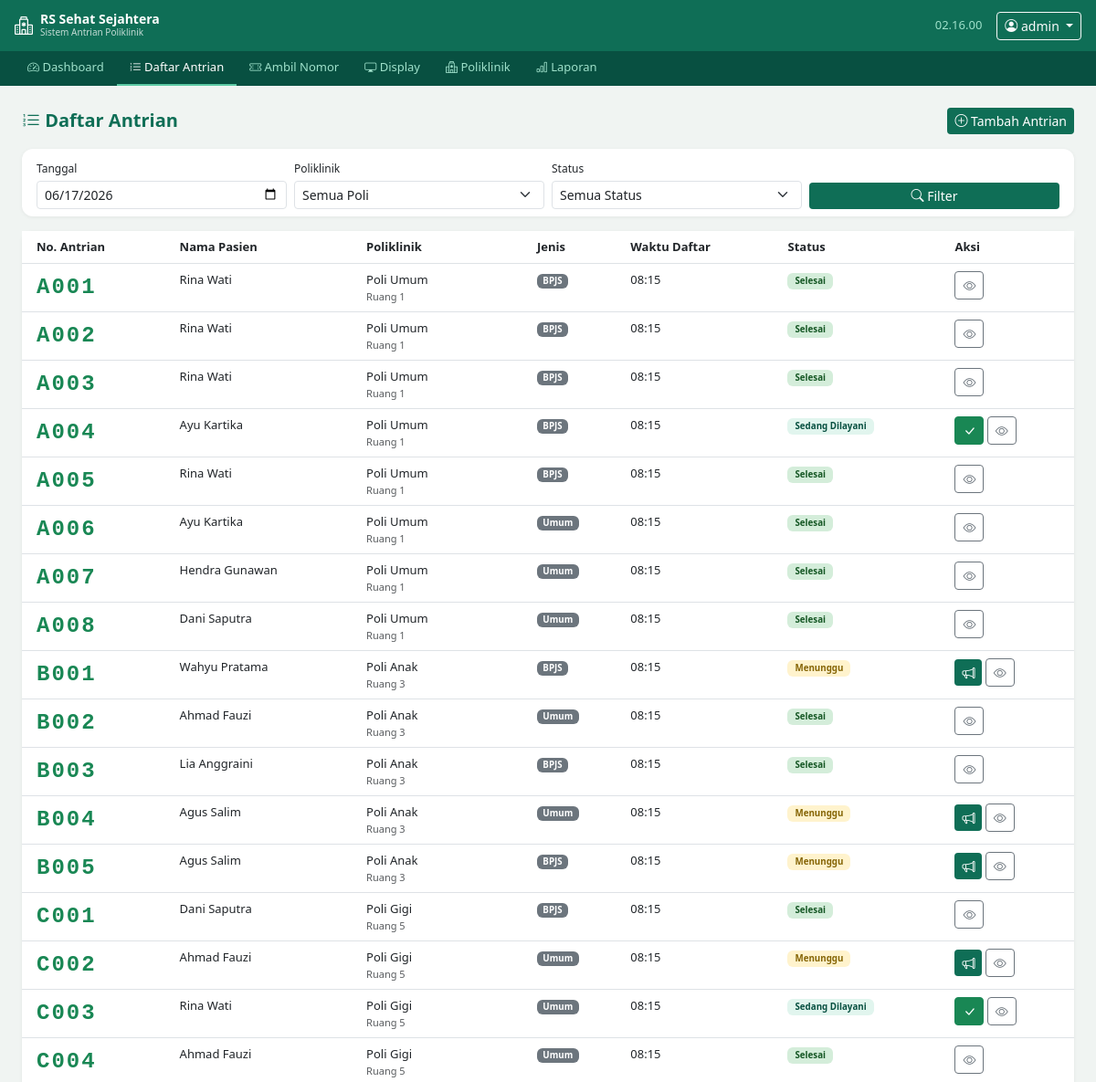
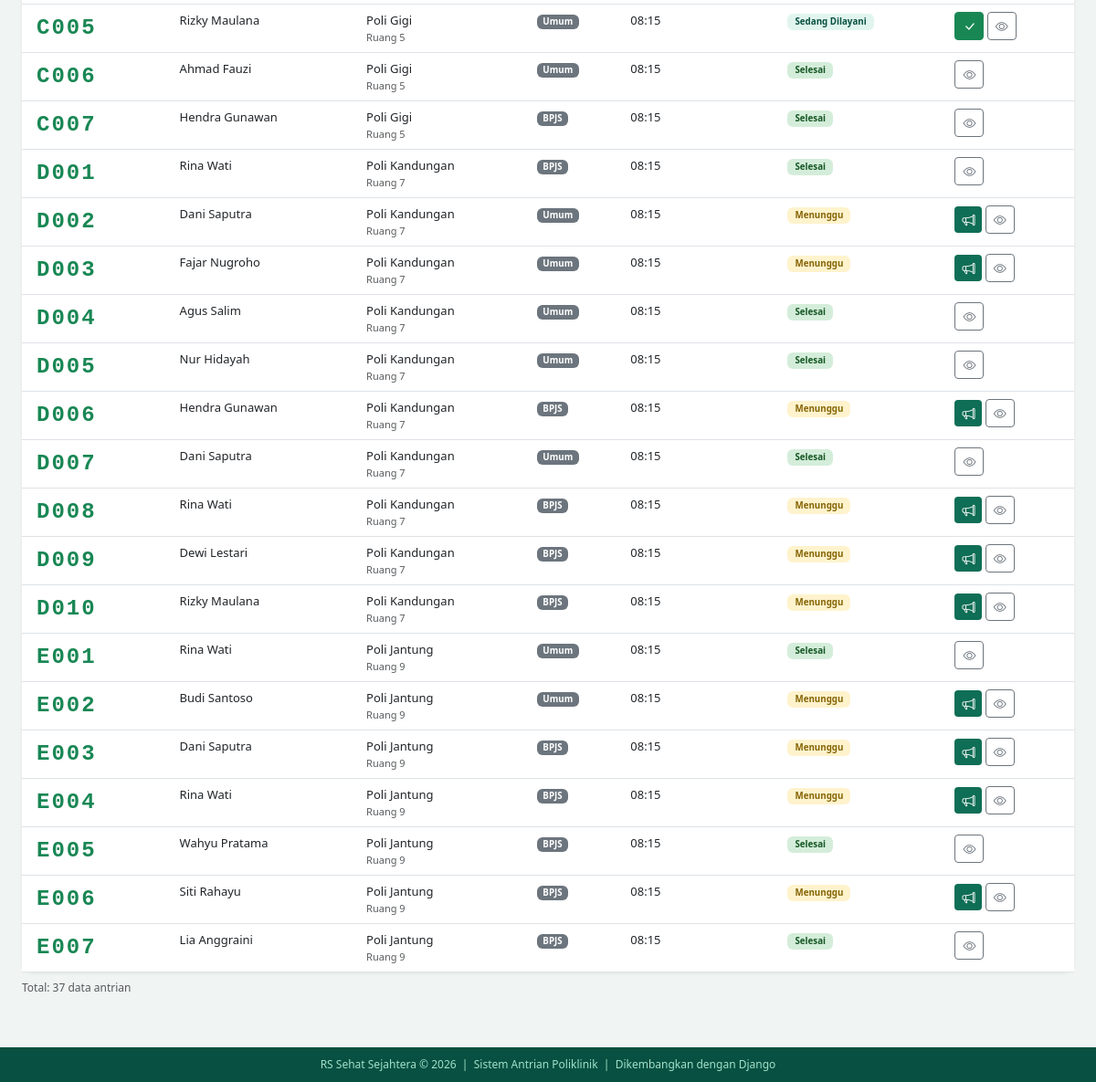
The app's page /daftar-antrian/ (signed in) with its own data (2 pictures, top to bottom).
### antrian/models.py (models this page shows, shortened)
class Antrian(models.Model):
    STATUS_CHOICES = [
        ('menunggu', 'Menunggu'),
        ('dipanggil', 'Dipanggil'),
        ('dilayani', 'Sedang Dilayani'),
        ('selesai', 'Selesai'),
        ('batal', 'Batal / Tidak Hadir'),
    ]
    poliklinik = models.ForeignKey(Poliklinik, on_delete=models.CASCADE)
    pasien = models.ForeignKey(Pasien, on_delete=models.CASCADE, null=True, blank=True)
    nama_pasien = models.CharField(max_length=150)
    nik = models.CharField(max_length=16, blank=True)
    jenis_pasien = models.CharField(max_length=10, choices=Pasien.JENIS_CHOICES, default='umum')
    keluhan = models.TextField(blank=True)
    nomor_urut = models.PositiveIntegerField()
    kode_antrian = models.CharField(max_length=10)
    tanggal = models.DateField(default=timezone.localdate)
    waktu_daftar = models.DateTimeField(auto_now_add=True)
    waktu_panggil = models.DateTimeField(null=True, blank=True)
    waktu_selesai = models.DateTimeField(null=True, blank=True)
    status = models.CharField(max_length=15, choices=STATUS_CHOICES, default='menunggu')
    catatan_dokter = models.TextField(blank=True)
    class Meta:
        verbose_name = 'Antrian'
        verbose_name_plural = 'Antrian'
        ordering = ['tanggal', 'poliklinik', 'nomor_urut']
        unique_together = ['poliklinik', 'tanggal', 'nomor_urut']

class Poliklinik(models.Model):
    KODE_CHOICES = [
        ('A', 'Poli Umum'),
        ('B', 'Poli Anak'),
        ('C', 'Poli Gigi'),
        ('D', 'Poli Kandungan'),
        ('E', 'Poli Jantung'),
        ('F', 'Poli Mata'),
    ]
    kode = models.CharField(max_length=2, unique=True)
    nama = models.CharField(max_length=100)
    ruangan = models.CharField(max_length=20, default='Ruang 1')
    dokter = models.CharField(max_length=100, blank=True)
    aktif = models.BooleanField(default=True)
    class Meta:
        verbose_name = 'Poliklinik'
        verbose_name_plural = 'Poliklinik'
        ordering = ['kode']

### antrian/views.py (the view)
# urls.py: path('daftar-antrian/', views.daftar_antrian, name='daftar_antrian'),
@login_required
def daftar_antrian(request):
    hari_ini = timezone.localdate()
    tanggal = request.GET.get('tanggal', str(hari_ini))
    poli_id = request.GET.get('poli', '')
    status_filter = request.GET.get('status', '')
    antrian_qs = Antrian.objects.filter(tanggal=tanggal).select_related('poliklinik')
    if poli_id:
        antrian_qs = antrian_qs.filter(poliklinik_id=poli_id)
    if status_filter:
        antrian_qs = antrian_qs.filter(status=status_filter)
    context = {
        'antrian_list': antrian_qs.order_by('poliklinik__kode', 'nomor_urut'),
        'poliklinik_list': Poliklinik.objects.filter(aktif=True),
        'tanggal': tanggal,
        'poli_id': poli_id,
        'status_filter': status_filter,
        'status_choices': Antrian.STATUS_CHOICES,
    }
    return render(request, 'antrian/daftar_antrian.html', context)

### antrian/templates/antrian/daftar_antrian.html (shortened to what this page needs)
{% extends 'antrian/base.html' %}
{% block content %}
<div class="d-flex justify-content-between align-items-center mb-3">
  <h5 class="mb-0 fw-bold" style="color:#0F6E56"><i class="bi bi-list-ol"></i> Daftar Antrian</h5>
  <a href="{% url 'ambil_antrian' %}" class="btn btn-rs btn-sm"><i class="bi bi-plus-circle"></i> Tambah Antrian</a>
</div>
<div class="card mb-3">
  <div class="card-body py-2">
    <form method="get" class="row g-2 align-items-end">
      <div class="col-md-3">
        <label class="form-label mb-1" style="font-size:12px">Tanggal</label>
        <input type="date" name="tanggal" value="{{ tanggal }}" class="form-control form-control-sm">
      </div>
      <div class="col-md-3">
        <label class="form-label mb-1" style="font-size:12px">Poliklinik</label>
        <select name="poli" class="form-select form-select-sm">
          <option value="">Semua Poli</option>
        </select>
      </div>
      <div class="col-md-3">
        <label class="form-label mb-1" style="font-size:12px">Status</label>
        <select name="status" class="form-select form-select-sm">
          <option value="">Semua Status</option>
        </select>
      </div>
      <div class="col-md-3">
        <button type="submit" class="btn btn-rs btn-sm w-100"><i class="bi bi-search"></i> Filter</button>
      </div>
    </form>
  </div>
</div>
<div class="card">
  <div class="card-body p-0">
    <div class="table-responsive">
      <table class="table table-hover mb-0" style="font-size:13px">
        <thead style="background:#f8f9fa">
          <tr>
            <th class="ps-3">No. Antrian</th>
            <th>Nama Pasien</th>
            <th>Poliklinik</th>
            <th>Jenis</th>
            <th>Waktu Daftar</th>
            <th>Status</th>
            <th>Aksi</th>
          </tr>
        </thead>
        <tbody>
          {% for a in antrian_list %}
          <tr>
            <td class="ps-3"><span class="nomor-antrian text-success">{{ a.kode_antrian }}</span></td>
            <td>
              <div class="fw-500">{{ a.nama_pasien }}</div>
            </td>
            <td>
              <div>{{ a.poliklinik.nama }}</div>
              <div class="text-muted" style="font-size:11px">{{ a.poliklinik.ruangan }}</div>
            </td>
            <td><span class="badge bg-secondary">{{ a.get_jenis_pasien_display }}</span></td>
            <td>{{ a.waktu_daftar|time:"H:i" }}</td>
            <td>
              <span class="badge badge-{{ a.status }} px-2 py-1">{{ a.get_status_display }}</span>
            </td>
            <td>
              {% if a.status == 'menunggu' %}
              <a href="{% url 'panggil_antrian' a.pk %}" class="btn btn-sm btn-rs" title="Panggil"><i class="bi bi-megaphone"></i></a>
              {% elif a.status == 'dipanggil' or a.status == 'dilayani' %}
              <a href="{% url 'selesai_antrian' a.pk %}" class="btn btn-sm btn-success" title="Selesai"><i class="bi bi-check-lg"></i></a>
              {% endif %}
              <a href="{% url 'detail_antrian' a.pk %}" class="btn btn-sm btn-outline-secondary" title="Detail"><i class="bi bi-eye"></i></a>
            </td>
          </tr>
          {% endfor %}
        </tbody>
      </table>
    </div>
  </div>
</div>
<div class="text-muted mt-2" style="font-size:12px">Total: {{ antrian_list|length }} data antrian</div>
{% endblock %}

### antrian/templates/antrian/base.html (shortened to what this page needs)
<!DOCTYPE html>
<html lang="id">
<head>
  <link href="https://cdn.jsdelivr.net/npm/bootstrap@5.3.0/dist/css/bootstrap.min.css" rel="stylesheet">
  <link href="https://cdn.jsdelivr.net/npm/bootstrap-icons@1.11.0/font/bootstrap-icons.css" rel="stylesheet">
</head>
<body>
<nav class="navbar navbar-expand-lg navbar-rs px-3">
  <a class="navbar-brand d-flex align-items-center gap-2" href="{% url 'dashboard' %}">
    <i class="bi bi-hospital fs-5"></i>
    <div>
      <div style="font-size:14px;font-weight:600;line-height:1">RS Sehat Sejahtera</div>
      <div style="font-size:10px;opacity:.75">Sistem Antrian Poliklinik</div>
    </div>
  </a>
  <div class="ms-auto d-flex align-items-center gap-3">
    <span class="navbar-text" id="jam-navbar"></span>
    {% if user.is_authenticated %}
    <div class="dropdown">
      <button class="btn btn-sm btn-outline-light dropdown-toggle" data-bs-toggle="dropdown">
        <i class="bi bi-person-circle"></i> {{ user.username }}
      </button>
    </div>
    {% endif %}
  </div>
</nav>
{% if user.is_authenticated %}
<div class="subnav">
  <ul class="nav">
    <li class="nav-item"><a class="nav-link {% if request.resolver_match.url_name == 'dashboard' %}active{% endif %}" href="{% url 'dashboard' %}"><i class="bi bi-speedometer2"></i> Dashboard</a></li>
    <li class="nav-item"><a class="nav-link {% if request.resolver_match.url_name == 'daftar_antrian' %}active{% endif %}" href="{% url 'daftar_antrian' %}"><i class="bi bi-list-ol"></i> Daftar Antrian</a></li>
    <li class="nav-item"><a class="nav-link {% if request.resolver_match.url_name == 'ambil_antrian' %}active{% endif %}" href="{% url 'ambil_antrian' %}"><i class="bi bi-ticket-perforated"></i> Ambil Nomor</a></li>
    <li class="nav-item"><a class="nav-link {% if request.resolver_match.url_name == 'display_board' %}active{% endif %}" href="{% url 'display_board' %}" target="_blank"><i class="bi bi-display"></i> Display</a></li>
    <li class="nav-item"><a class="nav-link {% if request.resolver_match.url_name == 'kelola_poliklinik' %}active{% endif %}" href="{% url 'kelola_poliklinik' %}"><i class="bi bi-hospital"></i> Poliklinik</a></li>
    <li class="nav-item"><a class="nav-link {% if request.resolver_match.url_name == 'laporan' %}active{% endif %}" href="{% url 'laporan' %}"><i class="bi bi-bar-chart"></i> Laporan</a></li>
  </ul>
</div>
{% endif %}
<main class="container-fluid px-4 py-3">
  {% block content %}{% endblock %}
</main>
<footer class="text-center">
  <div>RS Sehat Sejahtera &copy; 2026 &nbsp;|&nbsp; Sistem Antrian Poliklinik &nbsp;|&nbsp; Dikembangkan dengan Django</div>
</footer>
</body>
</html>

### antrian/templates/antrian/base.html (style rules this page uses)
:root { --rs-hijau: #0F6E56; --rs-hijau-gelap: #085041; --rs-hijau-muda: #E1F5EE; --rs-hijau-terang: #5DCAA5; }
body { background: #f0f4f2; font-family: 'Segoe UI', sans-serif; }
.navbar-rs { background: var(--rs-hijau); }
.navbar-rs .navbar-brand, .navbar-rs .nav-link { color: #fff !important; }
.navbar-rs .navbar-text { color: #9FE1CB; font-size: 13px; }
.subnav { background: var(--rs-hijau-gelap); padding: 0 16px; }
.subnav .nav-link { color: #9FE1CB !important; font-size: 13px; padding: 8px 14px; border-bottom: 2px solid transparent; }
.subnav .nav-link:hover, .subnav .nav-link.active { color: #fff !important; border-bottom-color: var(--rs-hijau-terang); }
.card { border: none; border-radius: 12px; box-shadow: 0 1px 4px rgba(0,0,0,.06); }
.badge-menunggu { background: #FFF3CD; color: #856404; }
.badge-dilayani { background: var(--rs-hijau-muda); color: var(--rs-hijau-gelap); }
.badge-selesai { background: #D4EDDA; color: #155724; }
.nomor-antrian { font-size: 1.5rem; font-weight: 700; font-family: 'Courier New', monospace; letter-spacing: 2px; }
.btn-rs { background: var(--rs-hijau); color: #fff; border: none; }
footer { background: var(--rs-hijau-gelap); color: #9FE1CB; font-size: 12px; padding: 10px 0; margin-top: 40px; }

### records on screen
Antrian: kode_antrian "A001", nama_pasien "Rina Wati", poliklinik.nama "Poli Umum", poliklinik.ruangan "Ruang 1", jenis_pasien "BPJS", waktu_daftar "08:15", status "Selesai"
Antrian: kode_antrian "A002", nama_pasien "Rina Wati", poliklinik.nama "Poli Umum", poliklinik.ruangan "Ruang 1", jenis_pasien "BPJS", waktu_daftar "08:15", status "Selesai"
Antrian: kode_antrian "A003", nama_pasien "Rina Wati", poliklinik.nama "Poli Umum", poliklinik.ruangan "Ruang 1", jenis_pasien "BPJS", waktu_daftar "08:15", status "Selesai"
Antrian: kode_antrian "A004", nama_pasien "Ayu Kartika", poliklinik.nama "Poli Umum", poliklinik.ruangan "Ruang 1", jenis_pasien "BPJS", waktu_daftar "08:15", status "Sedang Dilayani"
Antrian: kode_antrian "A005", nama_pasien "Rina Wati", poliklinik.nama "Poli Umum", poliklinik.ruangan "Ruang 1", jenis_pasien "BPJS", waktu_daftar "08:15", status "Selesai"
Antrian: kode_antrian "A006", nama_pasien "Ayu Kartika", poliklinik.nama "Poli Umum", poliklinik.ruangan "Ruang 1", jenis_pasien "Umum", waktu_daftar "08:15", status "Selesai"
Antrian: kode_antrian "A007", nama_pasien "Hendra Gunawan", poliklinik.nama "Poli Umum", poliklinik.ruangan "Ruang 1", jenis_pasien "Umum", waktu_daftar "08:15", status "Selesai"
Antrian: kode_antrian "A008", nama_pasien "Dani Saputra", poliklinik.nama "Poli Umum", poliklinik.ruangan "Ruang 1", jenis_pasien "Umum", waktu_daftar "08:15", status "Selesai"
Antrian: kode_antrian "B001", nama_pasien "Wahyu Pratama", poliklinik.nama "Poli Anak", poliklinik.ruangan "Ruang 3", jenis_pasien "BPJS", waktu_daftar "08:15", status "Menunggu"
Antrian: kode_antrian "B002", nama_pasien "Ahmad Fauzi", poliklinik.nama "Poli Anak", poliklinik.ruangan "Ruang 3", jenis_pasien "Umum", waktu_daftar "08:15", status "Selesai"
Antrian: kode_antrian "B003", nama_pasien "Lia Anggraini", poliklinik.nama "Poli Anak", poliklinik.ruangan "Ruang 3", jenis_pasien "BPJS", waktu_daftar "08:15", status "Selesai"
Antrian: kode_antrian "B004", nama_pasien "Agus Salim", poliklinik.nama "Poli Anak", poliklinik.ruangan "Ruang 3", jenis_pasien "Umum", waktu_daftar "08:15", status "Menunggu"
Antrian: kode_antrian "B005", nama_pasien "Agus Salim", poliklinik.nama "Poli Anak", poliklinik.ruangan "Ruang 3", jenis_pasien "BPJS", waktu_daftar "08:15", status "Menunggu"
Antrian: kode_antrian "C001", nama_pasien "Dani Saputra", poliklinik.nama "Poli Gigi", poliklinik.ruangan "Ruang 5", jenis_pasien "BPJS", waktu_daftar "08:15", status "Selesai"
Antrian: kode_antrian "C002", nama_pasien "Ahmad Fauzi", poliklinik.nama "Poli Gigi", poliklinik.ruangan "Ruang 5", jenis_pasien "Umum", waktu_daftar "08:15", status "Menunggu"
Antrian: kode_antrian "C003", nama_pasien "Rina Wati", poliklinik.nama "Poli Gigi", poliklinik.ruangan "Ruang 5", jenis_pasien "Umum", waktu_daftar "08:15", status "Sedang Dilayani"
Antrian: kode_antrian "C004", nama_pasien "Ahmad Fauzi", poliklinik.nama "Poli Gigi", poliklinik.ruangan "Ruang 5", jenis_pasien "Umum", waktu_daftar "08:15", status "Selesai"
Antrian: kode_antrian "C005", nama_pasien "Rizky Maulana", poliklinik.nama "Poli Gigi", poliklinik.ruangan "Ruang 5", jenis_pasien "Umum", waktu_daftar "08:15", status "Sedang Dilayani"
Antrian: kode_antrian "C006", nama_pasien "Ahmad Fauzi", poliklinik.nama "Poli Gigi", poliklinik.ruangan "Ruang 5", jenis_pasien "Umum", waktu_daftar "08:15", status "Selesai"
Antrian: kode_antrian "C007", nama_pasien "Hendra Gunawan", poliklinik.nama "Poli Gigi", poliklinik.ruangan "Ruang 5", jenis_pasien "BPJS", waktu_daftar "08:15", status "Selesai"
Antrian: kode_antrian "D001", nama_pasien "Rina Wati", poliklinik.nama "Poli Kandungan", poliklinik.ruangan "Ruang 7", jenis_pasien "BPJS", waktu_daftar "08:15", status "Selesai"
Antrian: kode_antrian "D002", nama_pasien "Dani Saputra", poliklinik.nama "Poli Kandungan", poliklinik.ruangan "Ruang 7", jenis_pasien "Umum", waktu_daftar "08:15", status "Menunggu"
Antrian: kode_antrian "D003", nama_pasien "Fajar Nugroho", poliklinik.nama "Poli Kandungan", poliklinik.ruangan "Ruang 7", jenis_pasien "Umum", waktu_daftar "08:15", status "Menunggu"
Antrian: kode_antrian "D004", nama_pasien "Agus Salim", poliklinik.nama "Poli Kandungan", poliklinik.ruangan "Ruang 7", jenis_pasien "Umum", waktu_daftar "08:15", status "Selesai"
Antrian: kode_antrian "D005", nama_pasien "Nur Hidayah", poliklinik.nama "Poli Kandungan", poliklinik.ruangan "Ruang 7", jenis_pasien "Umum", waktu_daftar "08:15", status "Selesai"
Antrian: kode_antrian "D006", nama_pasien "Hendra Gunawan", poliklinik.nama "Poli Kandungan", poliklinik.ruangan "Ruang 7", jenis_pasien "BPJS", waktu_daftar "08:15", status "Menunggu"
Antrian: kode_antrian "D007", nama_pasien "Dani Saputra", poliklinik.nama "Poli Kandungan", poliklinik.ruangan "Ruang 7", jenis_pasien "Umum", waktu_daftar "08:15", status "Selesai"
Antrian: kode_antrian "D008", nama_pasien "Rina Wati", poliklinik.nama "Poli Kandungan", poliklinik.ruangan "Ruang 7", jenis_pasien "BPJS", waktu_daftar "08:15", status "Menunggu"
Antrian: kode_antrian "D009", nama_pasien "Dewi Lestari", poliklinik.nama "Poli Kandungan", poliklinik.ruangan "Ruang 7", jenis_pasien "BPJS", waktu_daftar "08:15", status "Menunggu"
Antrian: kode_antrian "D010", nama_pasien "Rizky Maulana", poliklinik.nama "Poli Kandungan", poliklinik.ruangan "Ruang 7", jenis_pasien "BPJS", waktu_daftar "08:15", status "Menunggu"
Antrian: kode_antrian "E001", nama_pasien "Rina Wati", poliklinik.nama "Poli Jantung", poliklinik.ruangan "Ruang 9", jenis_pasien "Umum", waktu_daftar "08:15", status "Selesai"
Antrian: kode_antrian "E002", nama_pasien "Budi Santoso", poliklinik.nama "Poli Jantung", poliklinik.ruangan "Ruang 9", jenis_pasien "Umum", waktu_daftar "08:15", status "Menunggu"
Antrian: kode_antrian "E003", nama_pasien "Dani Saputra", poliklinik.nama "Poli Jantung", poliklinik.ruangan "Ruang 9", jenis_pasien "BPJS", waktu_daftar "08:15", status "Menunggu"
Antrian: kode_antrian "E004", nama_pasien "Rina Wati", poliklinik.nama "Poli Jantung", poliklinik.ruangan "Ruang 9", jenis_pasien "BPJS", waktu_daftar "08:15", status "Menunggu"
Antrian: kode_antrian "E005", nama_pasien "Wahyu Pratama", poliklinik.nama "Poli Jantung", poliklinik.ruangan "Ruang 9", jenis_pasien "BPJS", waktu_daftar "08:15", status "Selesai"
Antrian: kode_antrian "E006", nama_pasien "Siti Rahayu", poliklinik.nama "Poli Jantung", poliklinik.ruangan "Ruang 9", jenis_pasien "BPJS", waktu_daftar "08:15", status "Menunggu"
Antrian: kode_antrian "E007", nama_pasien "Lia Anggraini", poliklinik.nama "Poli Jantung", poliklinik.ruangan "Ruang 9", jenis_pasien "BPJS", waktu_daftar "08:15", status "Selesai"

### other values on screen
{{ user.username }} "admin"
{{ antrian_list|length }} "37"
